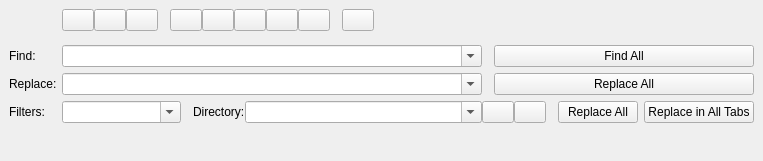
<?xml version="1.0" encoding="UTF-8"?>
<ui version="4.0">
 <class>FindReqWidget</class>
 <widget class="QWidget" name="FindReqWidget">
  <property name="geometry">
   <rect>
    <x>0</x>
    <y>0</y>
    <width>763</width>
    <height>161</height>
   </rect>
  </property>
  <property name="minimumSize">
   <size>
    <width>630</width>
    <height>160</height>
   </size>
  </property>
  <layout class="QGridLayout" name="gridLayout_4" columnstretch="0,1,0,0,2,0,0,0,0">
   <property name="leftMargin">
    <number>9</number>
   </property>
   <property name="topMargin">
    <number>9</number>
   </property>
   <property name="rightMargin">
    <number>9</number>
   </property>
   <property name="bottomMargin">
    <number>9</number>
   </property>
   <property name="horizontalSpacing">
    <number>0</number>
   </property>
   <property name="verticalSpacing">
    <number>6</number>
   </property>
   <item row="2" column="1" colspan="4">
    <widget class="QComboBox" name="cmbReplacePattern">
     <property name="editable">
      <bool>true</bool>
     </property>
    </widget>
   </item>
   <item row="2" column="0">
    <widget class="QLabel" name="lblReplace">
     <property name="minimumSize">
      <size>
       <width>42</width>
       <height>0</height>
      </size>
     </property>
     <property name="text">
      <string>Replace:</string>
     </property>
    </widget>
   </item>
   <item row="1" column="1" colspan="4">
    <widget class="QComboBox" name="cmbSearchPattern">
     <property name="editable">
      <bool>true</bool>
     </property>
    </widget>
   </item>
   <item row="1" column="0">
    <widget class="QLabel" name="lblFind">
     <property name="minimumSize">
      <size>
       <width>53</width>
       <height>0</height>
      </size>
     </property>
     <property name="text">
      <string>Find:</string>
     </property>
    </widget>
   </item>
   <item row="3" column="4">
    <widget class="QComboBox" name="cmbDirectory">
     <property name="editable">
      <bool>true</bool>
     </property>
    </widget>
   </item>
   <item row="3" column="5">
    <widget class="QPushButton" name="btn2SelectDir">
     <property name="maximumSize">
      <size>
       <width>32</width>
       <height>27</height>
      </size>
     </property>
     <property name="text">
      <string/>
     </property>
    </widget>
   </item>
   <item row="3" column="6">
    <widget class="QPushButton" name="btn2SelectCurrentDir">
     <property name="maximumSize">
      <size>
       <width>32</width>
       <height>27</height>
      </size>
     </property>
     <property name="text">
      <string/>
     </property>
    </widget>
   </item>
   <item row="3" column="8">
    <layout class="QHBoxLayout" name="horizontalLayout_2">
     <property name="spacing">
      <number>0</number>
     </property>
     <property name="leftMargin">
      <number>12</number>
     </property>
     <item>
      <widget class="QPushButton" name="btn1ReplaceAll">
       <property name="text">
        <string>Replace All</string>
       </property>
      </widget>
     </item>
     <item>
      <spacer name="horizontalSpacer_2">
       <property name="orientation">
        <enum>Qt::Horizontal</enum>
       </property>
       <property name="sizeType">
        <enum>QSizePolicy::Fixed</enum>
       </property>
       <property name="sizeHint" stdset="0">
        <size>
         <width>6</width>
         <height>10</height>
        </size>
       </property>
      </spacer>
     </item>
     <item>
      <widget class="QPushButton" name="btn1ReplaceAllInTabs">
       <property name="text">
        <string>Replace in All Tabs</string>
       </property>
      </widget>
     </item>
    </layout>
   </item>
   <item row="3" column="0">
    <widget class="QLabel" name="lblFilters">
     <property name="minimumSize">
      <size>
       <width>42</width>
       <height>0</height>
      </size>
     </property>
     <property name="text">
      <string>Filters:</string>
     </property>
    </widget>
   </item>
   <item row="1" column="5" rowspan="2" colspan="4">
    <widget class="QStackedWidget" name="stButtons">
     <property name="currentIndex">
      <number>2</number>
     </property>
     <widget class="QWidget" name="page0">
      <layout class="QGridLayout" name="gridLayout">
       <property name="leftMargin">
        <number>12</number>
       </property>
       <property name="topMargin">
        <number>0</number>
       </property>
       <property name="rightMargin">
        <number>0</number>
       </property>
       <property name="bottomMargin">
        <number>0</number>
       </property>
       <item row="0" column="0">
        <widget class="QPushButton" name="btn0FindNext">
         <property name="text">
          <string>Find Next</string>
         </property>
        </widget>
       </item>
       <item row="0" column="1">
        <widget class="QPushButton" name="btn0FindAll">
         <property name="text">
          <string>Find All</string>
         </property>
        </widget>
       </item>
       <item row="1" column="0">
        <widget class="QPushButton" name="btn0FindPrev">
         <property name="text">
          <string>Find Prev</string>
         </property>
        </widget>
       </item>
       <item row="1" column="1">
        <widget class="QPushButton" name="btn0FindAllInTabs">
         <property name="text">
          <string>Find in All Tabs</string>
         </property>
        </widget>
       </item>
      </layout>
     </widget>
     <widget class="QWidget" name="page1">
      <layout class="QGridLayout" name="gridLayout_2">
       <property name="leftMargin">
        <number>12</number>
       </property>
       <property name="topMargin">
        <number>0</number>
       </property>
       <property name="rightMargin">
        <number>0</number>
       </property>
       <property name="bottomMargin">
        <number>0</number>
       </property>
       <item row="0" column="0">
        <widget class="QPushButton" name="btn1FindNext">
         <property name="text">
          <string>Find Next</string>
         </property>
        </widget>
       </item>
       <item row="0" column="1">
        <widget class="QPushButton" name="btn1Replace">
         <property name="text">
          <string>Replace</string>
         </property>
        </widget>
       </item>
       <item row="1" column="0" colspan="2">
        <widget class="QPushButton" name="btn1ReplaceFind">
         <property name="text">
          <string>Replace and Find Next</string>
         </property>
        </widget>
       </item>
      </layout>
     </widget>
     <widget class="QWidget" name="page2">
      <layout class="QGridLayout" name="gridLayout_3">
       <property name="leftMargin">
        <number>12</number>
       </property>
       <property name="topMargin">
        <number>0</number>
       </property>
       <property name="rightMargin">
        <number>0</number>
       </property>
       <property name="bottomMargin">
        <number>0</number>
       </property>
       <item row="0" column="0">
        <widget class="QPushButton" name="btn2FindAll">
         <property name="text">
          <string>Find All</string>
         </property>
        </widget>
       </item>
       <item row="1" column="0">
        <widget class="QPushButton" name="btn2ReplaceAll">
         <property name="text">
          <string>Replace All</string>
         </property>
        </widget>
       </item>
      </layout>
     </widget>
    </widget>
   </item>
   <item row="0" column="1" colspan="4">
    <layout class="QHBoxLayout" name="horizontalLayout">
     <property name="spacing">
      <number>0</number>
     </property>
     <property name="bottomMargin">
      <number>8</number>
     </property>
     <item>
      <widget class="QPushButton" name="btnOptCaseSensitive">
       <property name="maximumSize">
        <size>
         <width>32</width>
         <height>27</height>
        </size>
       </property>
       <property name="text">
        <string/>
       </property>
       <property name="checkable">
        <bool>true</bool>
       </property>
      </widget>
     </item>
     <item>
      <widget class="QPushButton" name="btnOptWords">
       <property name="maximumSize">
        <size>
         <width>32</width>
         <height>27</height>
        </size>
       </property>
       <property name="text">
        <string/>
       </property>
       <property name="checkable">
        <bool>true</bool>
       </property>
      </widget>
     </item>
     <item>
      <widget class="QPushButton" name="btnOptRegexp">
       <property name="maximumSize">
        <size>
         <width>32</width>
         <height>27</height>
        </size>
       </property>
       <property name="text">
        <string/>
       </property>
       <property name="checkable">
        <bool>true</bool>
       </property>
      </widget>
     </item>
     <item>
      <spacer name="hspOpt1">
       <property name="orientation">
        <enum>Qt::Horizontal</enum>
       </property>
       <property name="sizeType">
        <enum>QSizePolicy::Fixed</enum>
       </property>
       <property name="sizeHint" stdset="0">
        <size>
         <width>12</width>
         <height>10</height>
        </size>
       </property>
      </spacer>
     </item>
     <item>
      <widget class="QPushButton" name="btnOptReverse">
       <property name="maximumSize">
        <size>
         <width>32</width>
         <height>27</height>
        </size>
       </property>
       <property name="text">
        <string/>
       </property>
       <property name="checkable">
        <bool>true</bool>
       </property>
      </widget>
     </item>
     <item>
      <widget class="QPushButton" name="btnOptWrap">
       <property name="maximumSize">
        <size>
         <width>32</width>
         <height>27</height>
        </size>
       </property>
       <property name="text">
        <string/>
       </property>
       <property name="checkable">
        <bool>true</bool>
       </property>
      </widget>
     </item>
     <item>
      <widget class="QPushButton" name="btnOptInSelection">
       <property name="maximumSize">
        <size>
         <width>32</width>
         <height>27</height>
        </size>
       </property>
       <property name="text">
        <string/>
       </property>
       <property name="checkable">
        <bool>true</bool>
       </property>
      </widget>
     </item>
     <item>
      <widget class="QPushButton" name="btnOptInSubDirs">
       <property name="maximumSize">
        <size>
         <width>32</width>
         <height>27</height>
        </size>
       </property>
       <property name="text">
        <string/>
       </property>
       <property name="checkable">
        <bool>true</bool>
       </property>
      </widget>
     </item>
     <item>
      <widget class="QPushButton" name="btnOptInHiddenDirs">
       <property name="maximumSize">
        <size>
         <width>32</width>
         <height>27</height>
        </size>
       </property>
       <property name="text">
        <string/>
       </property>
       <property name="checkable">
        <bool>true</bool>
       </property>
      </widget>
     </item>
     <item>
      <spacer name="hspOpt2">
       <property name="orientation">
        <enum>Qt::Horizontal</enum>
       </property>
       <property name="sizeType">
        <enum>QSizePolicy::Fixed</enum>
       </property>
       <property name="sizeHint" stdset="0">
        <size>
         <width>12</width>
         <height>10</height>
        </size>
       </property>
      </spacer>
     </item>
     <item>
      <widget class="QPushButton" name="btnOptMark">
       <property name="maximumSize">
        <size>
         <width>32</width>
         <height>27</height>
        </size>
       </property>
       <property name="text">
        <string/>
       </property>
       <property name="checkable">
        <bool>true</bool>
       </property>
      </widget>
     </item>
     <item>
      <spacer name="hspOpt3">
       <property name="orientation">
        <enum>Qt::Horizontal</enum>
       </property>
       <property name="sizeHint" stdset="0">
        <size>
         <width>0</width>
         <height>10</height>
        </size>
       </property>
      </spacer>
     </item>
    </layout>
   </item>
   <item row="3" column="1">
    <widget class="QComboBox" name="cmbFilters">
     <property name="editable">
      <bool>true</bool>
     </property>
    </widget>
   </item>
   <item row="4" column="0">
    <spacer name="vspExpander">
     <property name="orientation">
      <enum>Qt::Vertical</enum>
     </property>
     <property name="sizeHint" stdset="0">
      <size>
       <width>10</width>
       <height>0</height>
      </size>
     </property>
    </spacer>
   </item>
   <item row="3" column="3">
    <widget class="QLabel" name="lblDirectory">
     <property name="text">
      <string>Directory:</string>
     </property>
    </widget>
   </item>
   <item row="3" column="2">
    <spacer name="hspFiltersDir">
     <property name="orientation">
      <enum>Qt::Horizontal</enum>
     </property>
     <property name="sizeType">
      <enum>QSizePolicy::Fixed</enum>
     </property>
     <property name="sizeHint" stdset="0">
      <size>
       <width>12</width>
       <height>10</height>
      </size>
     </property>
    </spacer>
   </item>
   <item row="3" column="7">
    <spacer name="horizontalSpacer">
     <property name="orientation">
      <enum>Qt::Horizontal</enum>
     </property>
     <property name="sizeHint" stdset="0">
      <size>
       <width>0</width>
       <height>10</height>
      </size>
     </property>
    </spacer>
   </item>
  </layout>
 </widget>
 <resources/>
 <connections/>
</ui>
